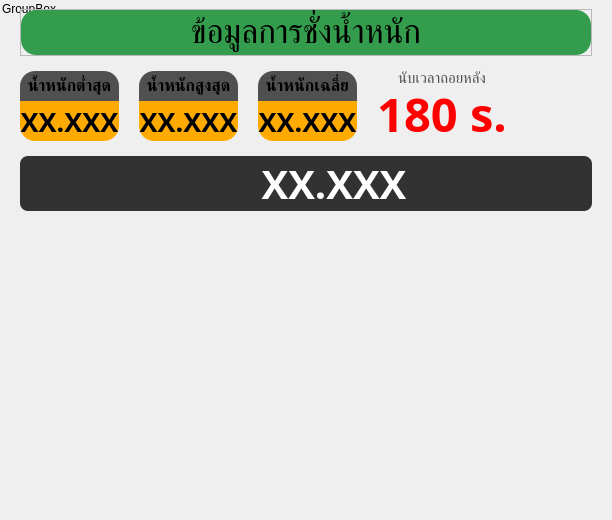
         <widget class="QWidget" name="weighing_page">
          <property name="styleSheet">
           <string notr="true">QGroupBox {
	border: none
}</string>
          </property>
          <layout class="QVBoxLayout" name="verticalLayout_27">
           <property name="spacing">
            <number>0</number>
           </property>
           <property name="leftMargin">
            <number>0</number>
           </property>
           <property name="topMargin">
            <number>0</number>
           </property>
           <property name="rightMargin">
            <number>0</number>
           </property>
           <property name="bottomMargin">
            <number>0</number>
           </property>
           <item>
            <widget class="QGroupBox" name="weight_summary_main_group">
             <property name="minimumSize">
              <size>
               <width>0</width>
               <height>220</height>
              </size>
             </property>
             <property name="maximumSize">
              <size>
               <width>16777215</width>
               <height>220</height>
              </size>
             </property>
             <property name="title">
              <string>GroupBox</string>
             </property>
             <layout class="QVBoxLayout" name="verticalLayout_9">
              <property name="spacing">
               <number>15</number>
              </property>
              <property name="leftMargin">
               <number>20</number>
              </property>
              <property name="rightMargin">
               <number>20</number>
              </property>
              <item>
               <widget class="QFrame" name="weight_summary_title_frame">
                <property name="maximumSize">
                 <size>
                  <width>16777215</width>
                  <height>60</height>
                 </size>
                </property>
                <property name="frameShape">
                 <enum>QFrame::StyledPanel</enum>
                </property>
                <property name="frameShadow">
                 <enum>QFrame::Raised</enum>
                </property>
                <layout class="QHBoxLayout" name="horizontalLayout_34">
                 <property name="spacing">
                  <number>0</number>
                 </property>
                 <property name="leftMargin">
                  <number>0</number>
                 </property>
                 <property name="topMargin">
                  <number>0</number>
                 </property>
                 <property name="rightMargin">
                  <number>0</number>
                 </property>
                 <property name="bottomMargin">
                  <number>0</number>
                 </property>
                 <item>
                  <widget class="QLabel" name="weight_summary_title">
                   <property name="maximumSize">
                    <size>
                     <width>16777215</width>
                     <height>50</height>
                    </size>
                   </property>
                   <property name="font">
                    <font>
                     <family>Kanit</family>
                     <pointsize>25</pointsize>
                    </font>
                   </property>
                   <property name="styleSheet">
                    <string notr="true">background-color: rgb(52, 157, 77);
border-radius: 15px;</string>
                   </property>
                   <property name="text">
                    <string>ข้อมูลการชั่งน้ำหนัก</string>
                   </property>
                   <property name="alignment">
                    <set>Qt::AlignCenter</set>
                   </property>
                  </widget>
                 </item>
                </layout>
               </widget>
              </item>
              <item>
               <widget class="QGroupBox" name="weight_summary_group">
                <property name="minimumSize">
                 <size>
                  <width>0</width>
                  <height>0</height>
                 </size>
                </property>
                <property name="maximumSize">
                 <size>
                  <width>16777215</width>
                  <height>70</height>
                 </size>
                </property>
                <property name="font">
                 <font>
                  <pointsize>5</pointsize>
                 </font>
                </property>
                <property name="styleSheet">
                 <string notr="true">#summary_weight_min_1, #summary_weight_min_2, #summary_average
 {
	background-color: rgb(255, 170, 0);
	border-bottom-left-radius: 15px;
	border-bottom-right-radius: 15px;
}

#summary_weight_min_label_1, #summary_weight_min_label_2, #summary_average_label {
	background-color: rgb(80, 80, 80);
	border-top-left-radius: 15px;
	border-top-right-radius: 15px;
}</string>
                </property>
                <property name="alignment">
                 <set>Qt::AlignBottom|Qt::AlignHCenter</set>
                </property>
                <layout class="QHBoxLayout" name="horizontalLayout_35">
                 <property name="spacing">
                  <number>20</number>
                 </property>
                 <property name="leftMargin">
                  <number>0</number>
                 </property>
                 <property name="topMargin">
                  <number>0</number>
                 </property>
                 <property name="rightMargin">
                  <number>0</number>
                 </property>
                 <property name="bottomMargin">
                  <number>0</number>
                 </property>
                 <item>
                  <widget class="QGroupBox" name="summary_weight_min_group_1">
                   <property name="layoutDirection">
                    <enum>Qt::LeftToRight</enum>
                   </property>
                   <property name="styleSheet">
                    <string notr="true"/>
                   </property>
                   <layout class="QVBoxLayout" name="verticalLayout_18">
                    <property name="spacing">
                     <number>0</number>
                    </property>
                    <property name="leftMargin">
                     <number>0</number>
                    </property>
                    <property name="topMargin">
                     <number>0</number>
                    </property>
                    <property name="rightMargin">
                     <number>0</number>
                    </property>
                    <property name="bottomMargin">
                     <number>0</number>
                    </property>
                    <item>
                     <widget class="QLabel" name="summary_weight_min_label_1">
                      <property name="font">
                       <font>
                        <family>Kanit</family>
                        <pointsize>12</pointsize>
                        <bold>true</bold>
                       </font>
                      </property>
                      <property name="layoutDirection">
                       <enum>Qt::LeftToRight</enum>
                      </property>
                      <property name="autoFillBackground">
                       <bool>false</bool>
                      </property>
                      <property name="styleSheet">
                       <string notr="true"/>
                      </property>
                      <property name="text">
                       <string>น้ำหนักต่ำสุด</string>
                      </property>
                      <property name="alignment">
                       <set>Qt::AlignCenter</set>
                      </property>
                     </widget>
                    </item>
                    <item>
                     <widget class="QLabel" name="summary_weight_min_1">
                      <property name="minimumSize">
                       <size>
                        <width>0</width>
                        <height>40</height>
                       </size>
                      </property>
                      <property name="maximumSize">
                       <size>
                        <width>16777215</width>
                        <height>40</height>
                       </size>
                      </property>
                      <property name="font">
                       <font>
                        <family>Kanit</family>
                        <pointsize>20</pointsize>
                        <bold>true</bold>
                       </font>
                      </property>
                      <property name="styleSheet">
                       <string notr="true"/>
                      </property>
                      <property name="text">
                       <string>XX.XXX</string>
                      </property>
                      <property name="alignment">
                       <set>Qt::AlignCenter</set>
                      </property>
                     </widget>
                    </item>
                   </layout>
                  </widget>
                 </item>
                 <item>
                  <widget class="QGroupBox" name="summary_weight_min_group_2">
                   <property name="layoutDirection">
                    <enum>Qt::LeftToRight</enum>
                   </property>
                   <property name="styleSheet">
                    <string notr="true"/>
                   </property>
                   <layout class="QVBoxLayout" name="verticalLayout_19">
                    <property name="spacing">
                     <number>0</number>
                    </property>
                    <property name="leftMargin">
                     <number>0</number>
                    </property>
                    <property name="topMargin">
                     <number>0</number>
                    </property>
                    <property name="rightMargin">
                     <number>0</number>
                    </property>
                    <property name="bottomMargin">
                     <number>0</number>
                    </property>
                    <item>
                     <widget class="QLabel" name="summary_weight_min_label_2">
                      <property name="font">
                       <font>
                        <family>Kanit</family>
                        <pointsize>12</pointsize>
                        <bold>true</bold>
                       </font>
                      </property>
                      <property name="layoutDirection">
                       <enum>Qt::LeftToRight</enum>
                      </property>
                      <property name="autoFillBackground">
                       <bool>false</bool>
                      </property>
                      <property name="styleSheet">
                       <string notr="true"/>
                      </property>
                      <property name="text">
                       <string>น้ำหนักสูงสุด</string>
                      </property>
                      <property name="alignment">
                       <set>Qt::AlignCenter</set>
                      </property>
                     </widget>
                    </item>
                    <item>
                     <widget class="QLabel" name="summary_weight_min_2">
                      <property name="minimumSize">
                       <size>
                        <width>0</width>
                        <height>40</height>
                       </size>
                      </property>
                      <property name="maximumSize">
                       <size>
                        <width>16777215</width>
                        <height>40</height>
                       </size>
                      </property>
                      <property name="font">
                       <font>
                        <family>Kanit</family>
                        <pointsize>20</pointsize>
                        <bold>true</bold>
                       </font>
                      </property>
                      <property name="styleSheet">
                       <string notr="true"/>
                      </property>
                      <property name="text">
                       <string>XX.XXX</string>
                      </property>
                      <property name="alignment">
                       <set>Qt::AlignCenter</set>
                      </property>
                     </widget>
                    </item>
                   </layout>
                  </widget>
                 </item>
                 <item>
                  <widget class="QGroupBox" name="average_summary_group">
                   <property name="layoutDirection">
                    <enum>Qt::LeftToRight</enum>
                   </property>
                   <property name="styleSheet">
                    <string notr="true"/>
                   </property>
                   <layout class="QVBoxLayout" name="verticalLayout_20">
                    <property name="spacing">
                     <number>0</number>
                    </property>
                    <property name="leftMargin">
                     <number>0</number>
                    </property>
                    <property name="topMargin">
                     <number>0</number>
                    </property>
                    <property name="rightMargin">
                     <number>0</number>
                    </property>
                    <property name="bottomMargin">
                     <number>0</number>
                    </property>
                    <item>
                     <widget class="QLabel" name="summary_average_label">
                      <property name="font">
                       <font>
                        <family>Kanit</family>
                        <pointsize>12</pointsize>
                        <bold>true</bold>
                       </font>
                      </property>
                      <property name="layoutDirection">
                       <enum>Qt::LeftToRight</enum>
                      </property>
                      <property name="autoFillBackground">
                       <bool>false</bool>
                      </property>
                      <property name="styleSheet">
                       <string notr="true"/>
                      </property>
                      <property name="text">
                       <string>น้ำหนักเฉลี่ย</string>
                      </property>
                      <property name="alignment">
                       <set>Qt::AlignCenter</set>
                      </property>
                     </widget>
                    </item>
                    <item>
                     <widget class="QLabel" name="summary_average">
                      <property name="minimumSize">
                       <size>
                        <width>0</width>
                        <height>40</height>
                       </size>
                      </property>
                      <property name="maximumSize">
                       <size>
                        <width>16777215</width>
                        <height>40</height>
                       </size>
                      </property>
                      <property name="font">
                       <font>
                        <family>Kanit</family>
                        <pointsize>20</pointsize>
                        <bold>true</bold>
                       </font>
                      </property>
                      <property name="styleSheet">
                       <string notr="true"/>
                      </property>
                      <property name="text">
                       <string>XX.XXX</string>
                      </property>
                      <property name="alignment">
                       <set>Qt::AlignCenter</set>
                      </property>
                     </widget>
                    </item>
                   </layout>
                  </widget>
                 </item>
                 <item>
                  <widget class="QGroupBox" name="timeout_group">
                   <property name="minimumSize">
                    <size>
                     <width>0</width>
                     <height>0</height>
                    </size>
                   </property>
                   <property name="maximumSize">
                    <size>
                     <width>16777215</width>
                     <height>70</height>
                    </size>
                   </property>
                   <property name="font">
                    <font>
                     <pointsize>1</pointsize>
                    </font>
                   </property>
                   <property name="alignment">
                    <set>Qt::AlignCenter</set>
                   </property>
                   <property name="checkable">
                    <bool>false</bool>
                   </property>
                   <property name="checked">
                    <bool>false</bool>
                   </property>
                   <layout class="QVBoxLayout" name="verticalLayout_26">
                    <property name="spacing">
                     <number>0</number>
                    </property>
                    <property name="leftMargin">
                     <number>0</number>
                    </property>
                    <property name="topMargin">
                     <number>0</number>
                    </property>
                    <property name="rightMargin">
                     <number>0</number>
                    </property>
                    <property name="bottomMargin">
                     <number>0</number>
                    </property>
                    <item>
                     <widget class="QLabel" name="timeout_title">
                      <property name="font">
                       <font>
                        <family>Kanit</family>
                        <pointsize>11</pointsize>
                       </font>
                      </property>
                      <property name="styleSheet">
                       <string notr="true">color: rgb(80, 80, 80);</string>
                      </property>
                      <property name="text">
                       <string>นับเวลาถอยหลัง</string>
                      </property>
                      <property name="alignment">
                       <set>Qt::AlignCenter</set>
                      </property>
                     </widget>
                    </item>
                    <item>
                     <widget class="QLabel" name="timeout">
                      <property name="font">
                       <font>
                        <family>Kanit</family>
                        <pointsize>35</pointsize>
                        <bold>true</bold>
                       </font>
                      </property>
                      <property name="styleSheet">
                       <string notr="true">color: rgb(255, 0, 0);</string>
                      </property>
                      <property name="text">
                       <string>180 s.</string>
                      </property>
                      <property name="alignment">
                       <set>Qt::AlignCenter</set>
                      </property>
                     </widget>
                    </item>
                   </layout>
                  </widget>
                 </item>
                 <item>
                  <widget class="QPushButton" name="button_exit">
                   <property name="minimumSize">
                    <size>
                     <width>65</width>
                     <height>65</height>
                    </size>
                   </property>
                   <property name="maximumSize">
                    <size>
                     <width>65</width>
                     <height>65</height>
                    </size>
                   </property>
                   <property name="cursor">
                    <cursorShape>PointingHandCursor</cursorShape>
                   </property>
                   <property name="styleSheet">
                    <string notr="true">border: none;</string>
                   </property>
                   <property name="text">
                    <string/>
                   </property>
                   <property name="icon">
                    <iconset resource="resource.qrc">
                     <normaloff>:/assets/icon/exit.png</normaloff>:/assets/icon/exit.png</iconset>
                   </property>
                   <property name="iconSize">
                    <size>
                     <width>60</width>
                     <height>60</height>
                    </size>
                   </property>
                  </widget>
                 </item>
                </layout>
               </widget>
              </item>
              <item>
               <widget class="QWidget" name="current_weight_widget" native="true">
                <property name="minimumSize">
                 <size>
                  <width>0</width>
                  <height>55</height>
                 </size>
                </property>
                <property name="styleSheet">
                 <string notr="true">background-color: rgb(50, 50, 50);
color: rgb(255, 255, 255);
border-radius: 8px;</string>
                </property>
                <layout class="QHBoxLayout" name="horizontalLayout_12">
                 <property name="leftMargin">
                  <number>20</number>
                 </property>
                 <property name="topMargin">
                  <number>0</number>
                 </property>
                 <property name="rightMargin">
                  <number>20</number>
                 </property>
                 <property name="bottomMargin">
                  <number>0</number>
                 </property>
                 <item>
                  <spacer name="horizontalSpacer">
                   <property name="orientation">
                    <enum>Qt::Horizontal</enum>
                   </property>
                   <property name="sizeHint" stdset="0">
                    <size>
                     <width>40</width>
                     <height>20</height>
                    </size>
                   </property>
                  </spacer>
                 </item>
                 <item>
                  <widget class="QLabel" name="current_weight_label">
                   <property name="minimumSize">
                    <size>
                     <width>50</width>
                     <height>50</height>
                    </size>
                   </property>
                   <property name="maximumSize">
                    <size>
                     <width>50</width>
                     <height>50</height>
                    </size>
                   </property>
                   <property name="text">
                    <string/>
                   </property>
                   <property name="pixmap">
                    <pixmap resource="resource.qrc">:/assets/icon/weighing.png</pixmap>
                   </property>
                   <property name="scaledContents">
                    <bool>true</bool>
                   </property>
                   <property name="alignment">
                    <set>Qt::AlignCenter</set>
                   </property>
                  </widget>
                 </item>
                 <item>
                  <widget class="QLabel" name="current_weight">
                   <property name="minimumSize">
                    <size>
                     <width>200</width>
                     <height>0</height>
                    </size>
                   </property>
                   <property name="maximumSize">
                    <size>
                     <width>200</width>
                     <height>16777215</height>
                    </size>
                   </property>
                   <property name="font">
                    <font>
                     <family>Kanit</family>
                     <pointsize>30</pointsize>
                     <italic>false</italic>
                     <bold>true</bold>
                     <underline>false</underline>
                     <strikeout>false</strikeout>
                    </font>
                   </property>
                   <property name="text">
                    <string>XX.XXX</string>
                   </property>
                   <property name="alignment">
                    <set>Qt::AlignCenter</set>
                   </property>
                  </widget>
                 </item>
                 <item>
                  <spacer name="horizontalSpacer_6">
                   <property name="orientation">
                    <enum>Qt::Horizontal</enum>
                   </property>
                   <property name="sizeHint" stdset="0">
                    <size>
                     <width>40</width>
                     <height>20</height>
                    </size>
                   </property>
                  </spacer>
                 </item>
                </layout>
               </widget>
              </item>
             </layout>
            </widget>
           </item>
           <item>
            <widget class="QGroupBox" name="weight_summary_main_group_2">
             <property name="minimumSize">
              <size>
               <width>0</width>
               <height>300</height>
              </size>
             </property>
             <property name="alignment">
              <set>Qt::AlignCenter</set>
             </property>
             <layout class="QVBoxLayout" name="verticalLayout_8">
              <property name="spacing">
               <number>10</number>
              </property>
              <property name="leftMargin">
               <number>5</number>
              </property>
              <property name="rightMargin">
               <number>5</number>
              </property>
              <item>
               <widget class="QScrollArea" name="scrollArea">
                <property name="styleSheet">
                 <string notr="true">border: none;</string>
                </property>
                <property name="widgetResizable">
                 <bool>true</bool>
                </property>
                <widget class="QWidget" name="summary_weighing_widget">
                 <property name="geometry">
                  <rect>
                   <x>0</x>
                   <y>0</y>
                   <width>623</width>
                   <height>283</height>
                  </rect>
                 </property>
                </widget>
               </widget>
              </item>
             </layout>
            </widget>
           </item>
          </layout>
         </widget>
